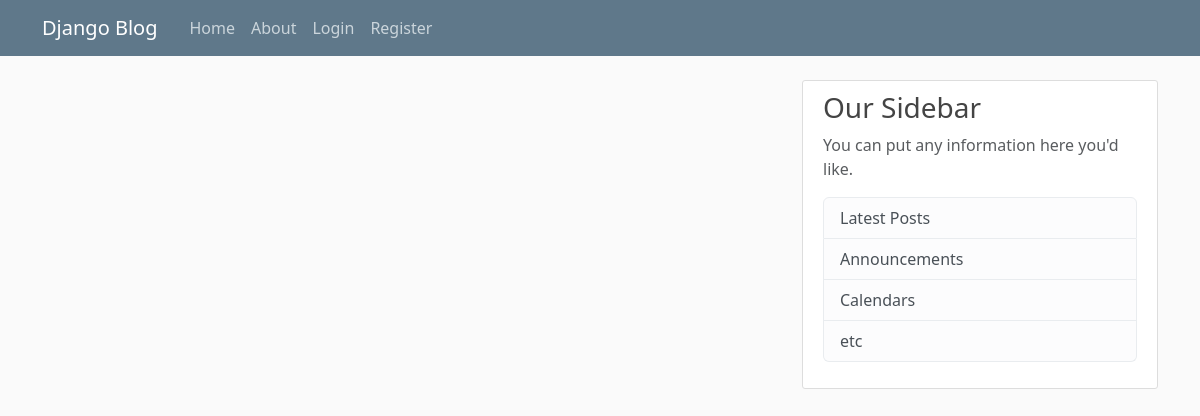
The page /blog/ on the database as committed earlier.
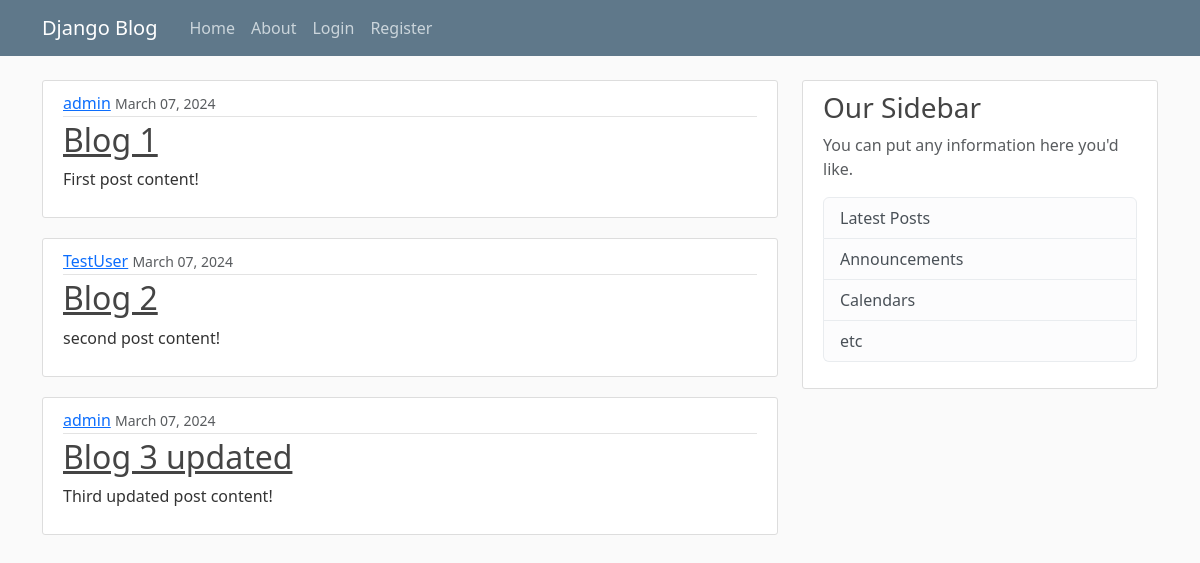
The same page on the database as committed later.
### blog/models.py (models this page shows, shortened)
class Post(models.Model):
  title = models.CharField(max_length=100)
  content = models.TextField()
  date_posted = models.DateTimeField(default=timezone.now)
  author = models.ForeignKey(User, on_delete=models.CASCADE)

### blog/views.py (the view)
# urls.py: path('', views.home, name='blog-home'),
def home(request):
  posts = Post.objects.all()
  context = {
    'posts': posts
  }
  return render(request, 'blog/home.html', context)

### blog/templates/blog/home.html
{% extends "blog/base.html" %}
{% block content %}
  {% for post in posts %}
    <article class="media content-section">
      <div class="media-body">
        <div class="article-metadata">
          <a class="mr-2" href="#">{{ post.author }}</a>
          <small class="text-muted">{{ post.date_posted|date:"F d, Y" }}</small>
        </div>
        <h2><a class="article-title" href="#">{{ post.title }}</a></h2>
        <p class="article-content">{{ post.content }}</p>
      </div>
    </article>
  {% endfor %}
{% endblock content %}

Rows that differ between the two databases and show on the page:
added Post: author "admin", date_posted "March 07, 2024", title "Blog 1", content "First post content!"
added Post: author "TestUser", date_posted "March 07, 2024", title "Blog 2", content "second post content!"
added Post: author "admin", date_posted "March 07, 2024", title "Blog 3 updated", content "Third updated post content!"
